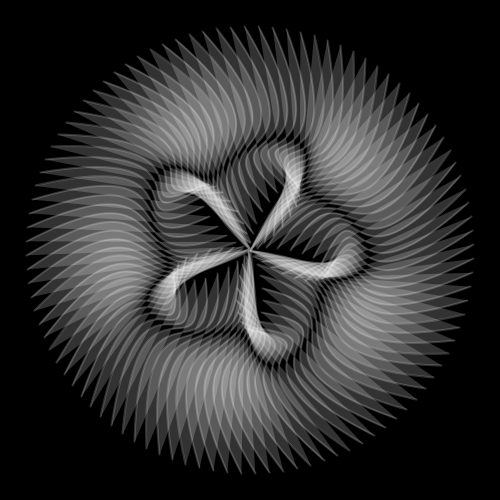
Frame 1 (no input)
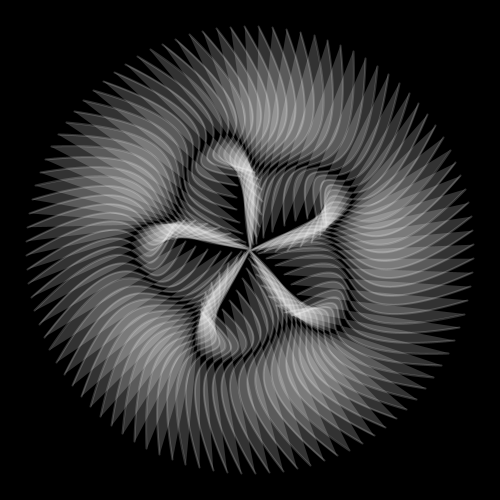
Frame 60 (the mouse pressed at the canvas centre just before this capture)
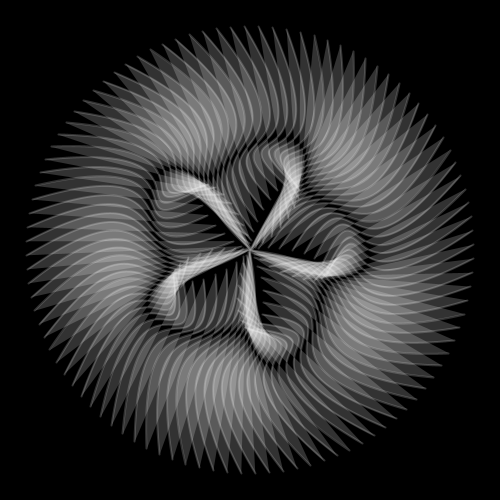
Frame 120 (the mouse held since frame 60 and released just before this capture)

The Processing sketch that drew these frames (run headless with seeded random() and noise(); from frame 60 on, the mouse is pressed at the canvas centre):

// Processing sketch: processing_156349
// ── processing_156349.pde

int num=100;
float theta;

void setup() {
  size(500, 500);
  background(0);
  stroke(255,50);
  strokeWeight(2);
  fill(255, 50);
}

void draw() {
  background(0);
  translate(width/2, height/2);
  for (int i=0; i<num; i++) {
    pushMatrix();
    float offSet = TWO_PI/num*i;
    rotate(offSet);
    float x1 = map(sin(theta+offSet*5),-1,1,0,80);
    float x2 = x1 -50 ;
    float x3 = 100;
    float x4 = x3 + 100;
    bezier(x1, 0, 100, -100, x3, 50, x4, -100);
    popMatrix();
  }
  theta -= 0.0523;
}
